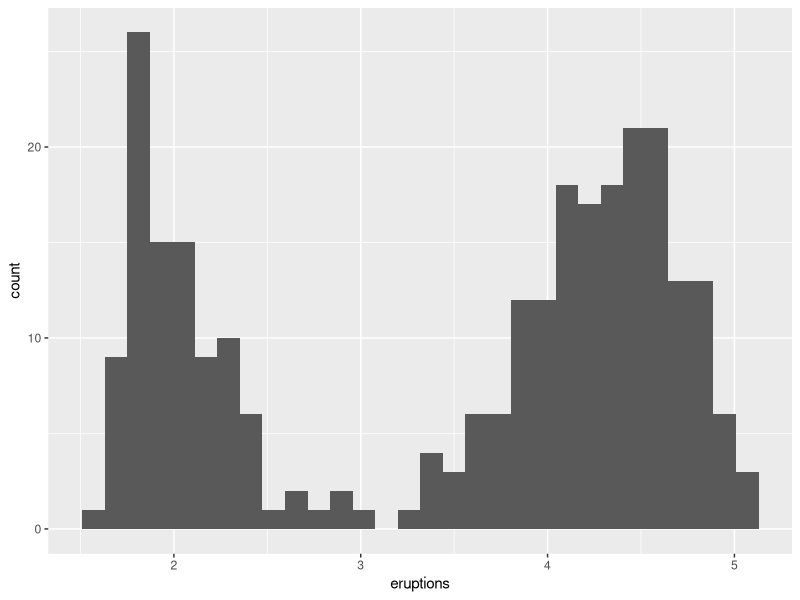
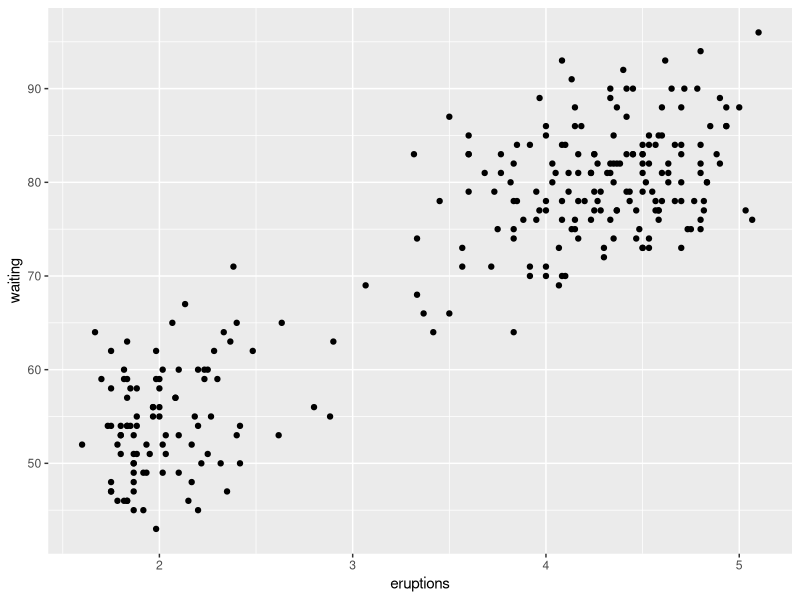

Source code (R) for these figures, in order:
## ---- chunk 1
knitr::opts_chunk$set(comment=NA)
options(width = 70)
## ---- chunk 2
library(MASS); library(tidyverse)
## make sure these libraries are installed in R
## always need tidyverse, also need MASS for Lab 03
## ---- chunk 3
lab03 <- tibble(faithful)
lab03
## ---- chunk 4
ggplot(lab03, aes(x = eruptions)) +
  geom_histogram()
## ---- chunk 5
mean(lab03$eruptions, trim = 0.1)
## ---- chunk 6
ggplot(lab03, aes(x = eruptions, y = waiting)) +
  geom_point()
## ---- chunk 7
sessionInfo()
